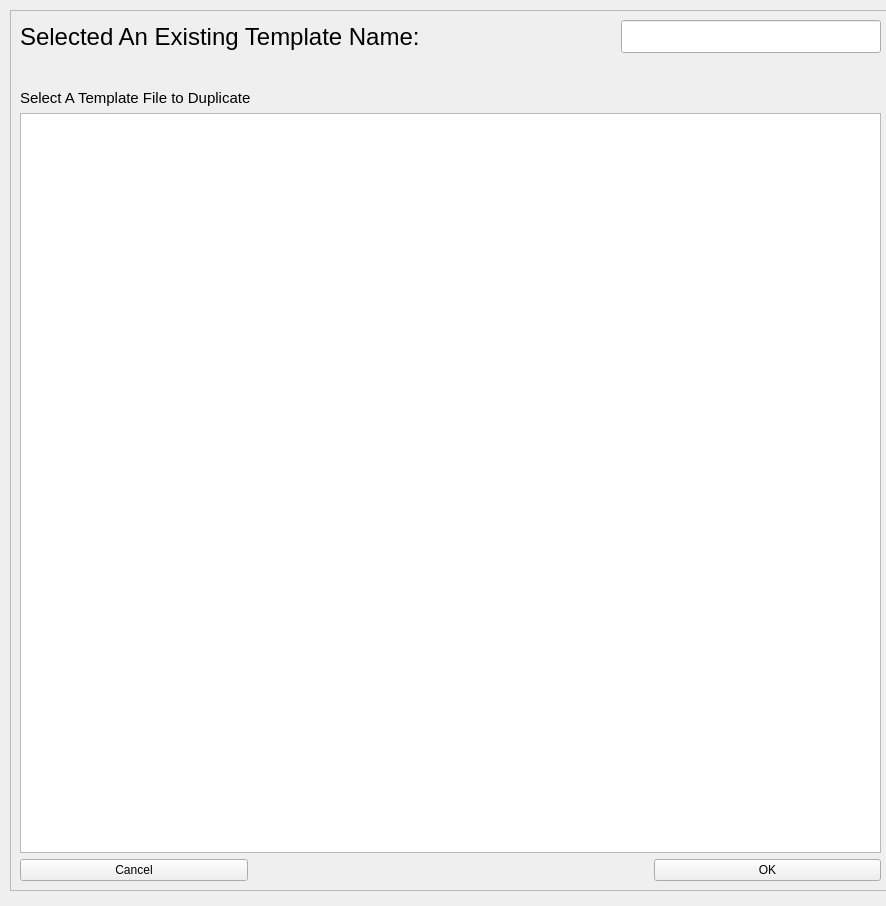
<?xml version="1.0" encoding="UTF-8"?>
<ui version="4.0">
 <class>Dialog</class>
 <widget class="QDialog" name="Dialog">
  <property name="geometry">
   <rect>
    <x>0</x>
    <y>0</y>
    <width>886</width>
    <height>906</height>
   </rect>
  </property>
  <property name="windowTitle">
   <string>Template Data File</string>
  </property>
  <widget class="QFrame" name="frame">
   <property name="geometry">
    <rect>
     <x>10</x>
     <y>10</y>
     <width>881</width>
     <height>881</height>
    </rect>
   </property>
   <property name="frameShape">
    <enum>QFrame::StyledPanel</enum>
   </property>
   <property name="frameShadow">
    <enum>QFrame::Raised</enum>
   </property>
   <layout class="QGridLayout" name="gridLayout">
    <item row="0" column="0">
     <layout class="QHBoxLayout" name="horizontalLayout">
      <item>
       <widget class="QLabel" name="label">
        <property name="font">
         <font>
          <pointsize>18</pointsize>
         </font>
        </property>
        <property name="text">
         <string>Selected An Existing Template Name:</string>
        </property>
       </widget>
      </item>
      <item>
       <widget class="QLineEdit" name="lineEdit">
        <property name="enabled">
         <bool>true</bool>
        </property>
        <property name="sizePolicy">
         <sizepolicy hsizetype="Expanding" vsizetype="Minimum">
          <horstretch>0</horstretch>
          <verstretch>0</verstretch>
         </sizepolicy>
        </property>
        <property name="maximumSize">
         <size>
          <width>260</width>
          <height>16777215</height>
         </size>
        </property>
        <property name="font">
         <font>
          <pointsize>16</pointsize>
         </font>
        </property>
        <property name="maxLength">
         <number>660</number>
        </property>
        <property name="echoMode">
         <enum>QLineEdit::Normal</enum>
        </property>
       </widget>
      </item>
     </layout>
    </item>
    <item row="1" column="0">
     <spacer name="verticalSpacer">
      <property name="orientation">
       <enum>Qt::Vertical</enum>
      </property>
      <property name="sizeType">
       <enum>QSizePolicy::Minimum</enum>
      </property>
      <property name="sizeHint" stdset="0">
       <size>
        <width>20</width>
        <height>30</height>
       </size>
      </property>
     </spacer>
    </item>
    <item row="2" column="0">
     <widget class="QLabel" name="label_4">
      <property name="font">
       <font>
        <pointsize>11</pointsize>
       </font>
      </property>
      <property name="text">
       <string>Select A Template File to Duplicate</string>
      </property>
     </widget>
    </item>
    <item row="3" column="0">
     <layout class="QHBoxLayout" name="horizontalLayout_2">
      <item>
       <widget class="QListWidget" name="listWidget"/>
      </item>
     </layout>
    </item>
    <item row="4" column="0">
     <layout class="QHBoxLayout" name="horizontalLayout_39">
      <item>
       <widget class="QPushButton" name="pushButton">
        <property name="sizePolicy">
         <sizepolicy hsizetype="Minimum" vsizetype="Minimum">
          <horstretch>0</horstretch>
          <verstretch>0</verstretch>
         </sizepolicy>
        </property>
        <property name="text">
         <string>Cancel</string>
        </property>
        <property name="autoDefault">
         <bool>false</bool>
        </property>
       </widget>
      </item>
      <item>
       <spacer name="horizontalSpacer">
        <property name="orientation">
         <enum>Qt::Horizontal</enum>
        </property>
        <property name="sizeType">
         <enum>QSizePolicy::Fixed</enum>
        </property>
        <property name="sizeHint" stdset="0">
         <size>
          <width>400</width>
          <height>20</height>
         </size>
        </property>
       </spacer>
      </item>
      <item>
       <widget class="QPushButton" name="pushButton_2">
        <property name="sizePolicy">
         <sizepolicy hsizetype="Minimum" vsizetype="Minimum">
          <horstretch>0</horstretch>
          <verstretch>0</verstretch>
         </sizepolicy>
        </property>
        <property name="text">
         <string>OK</string>
        </property>
        <property name="autoDefault">
         <bool>false</bool>
        </property>
       </widget>
      </item>
     </layout>
    </item>
   </layout>
   <zorder>label_4</zorder>
   <zorder>verticalSpacer</zorder>
  </widget>
 </widget>
 <resources/>
 <connections/>
</ui>
